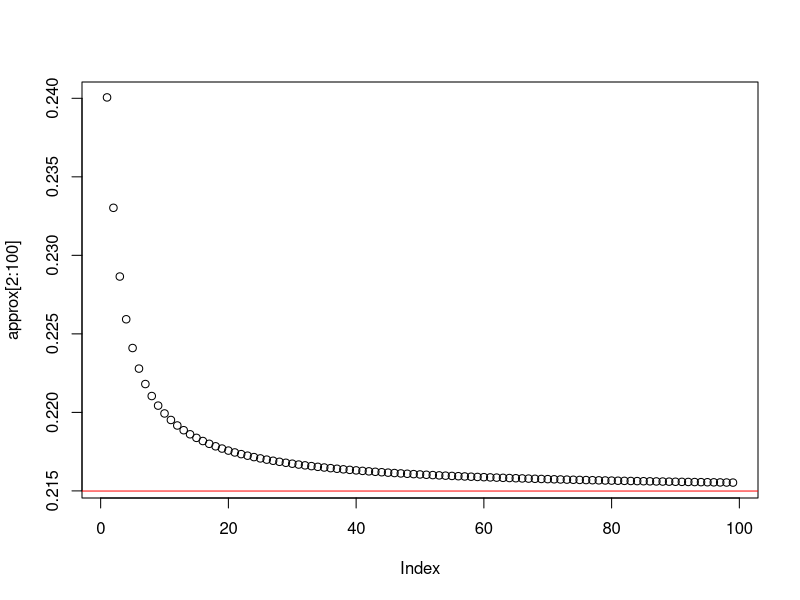

Source code (R):
dbinom(3, 10, 0.5) #dbinom(m, n, p)
#n번중 p의 확률로 m번 나올 확률

dhyper(3, 24, 36, 10) #dhyper(x, y, z, r)
#y+z명중 r명 뽑았을때 y가 x번 나올 확률

a=100
approx <- numeric(length = a)
for(i in 1:a){
  approx[i]=dhyper(3,4*i, 6*i,10)
}
approx

plot(approx[2:100])
abline(h=dbinom(3,10,0.4),col="red")

approx-dbinom(3,10,0.4)
